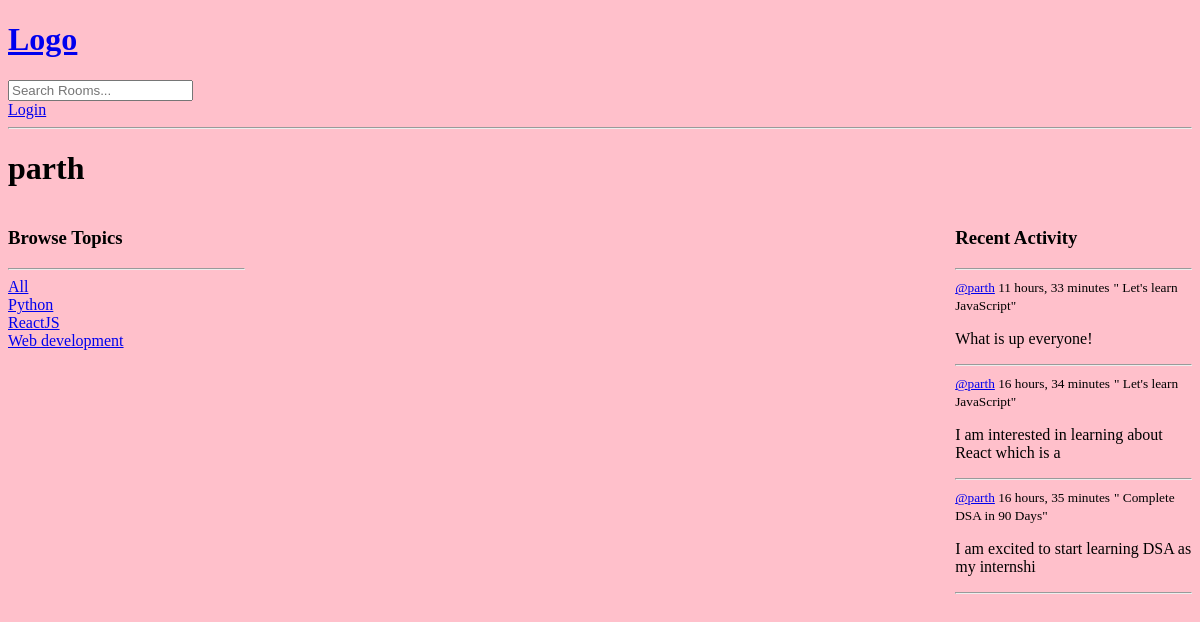
Before: /profile/2/ with the older database file.
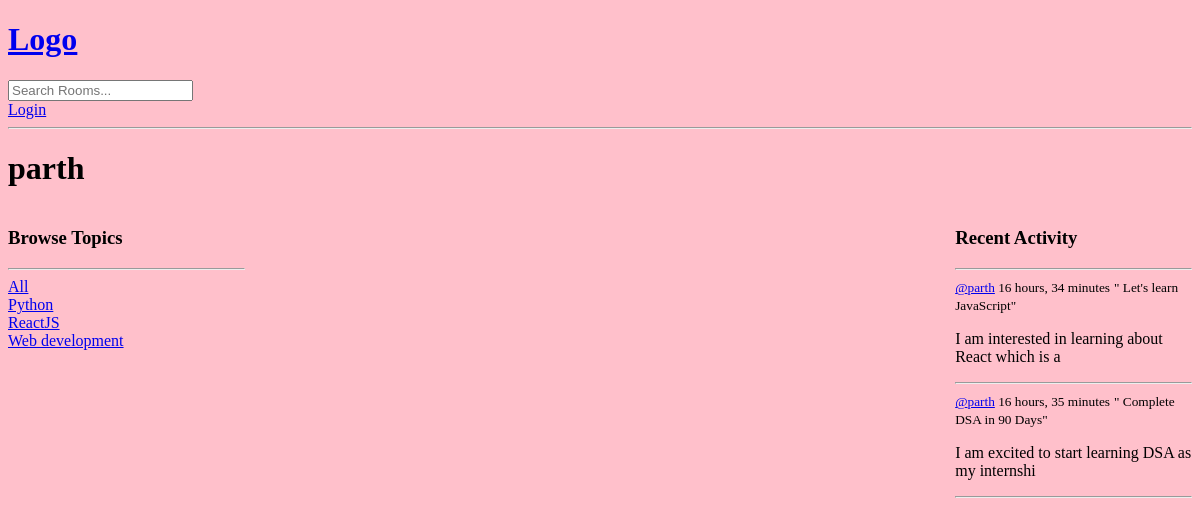
After: the same page with the newer database file.
### base/models.py (models this page shows, shortened)
class Topic(models.Model):
    name = models.CharField(max_length=200)

class Message(models.Model):
    user = models.ForeignKey(User, on_delete=models.CASCADE)
    room = models.ForeignKey(Room, on_delete=models.CASCADE)
    body = models.TextField()
    updated = models.DateTimeField(auto_now=True)
    created = models.DateTimeField(auto_now_add=True)
    class Meta:
        ordering = ['-updated', '-created']
    def __str__(self):
        return self.body[0:50]

class Room(models.Model):
    host = models.ForeignKey(User, null=True, on_delete=models.SET_NULL)
    topic = models.ForeignKey(Topic, null=True, on_delete=models.SET_NULL)
    name = models.CharField(max_length=200)
    description = models.TextField(null=True, blank=True)
    participants = models.ManyToManyField(User, related_name='participants', blank=True)
    updated = models.DateTimeField(auto_now=True)
    created = models.DateTimeField(auto_now_add=True)
    class Meta:
        ordering = ['-updated', '-created']
    def __str__(self):
        return self.name

### base/views.py (the view)
# urls.py: path('profile/<str:pk>/', views.userProfile, name='user-profile'),
def userProfile(request, pk):
    user = User.objects.get(id=pk)
    rooms = user.room_set.all()
    room_messages = user.message_set.all()
    topics = Topic.objects.all()
    context = {'user': user, 'rooms': rooms, 'room_messages': room_messages, 'topics': topics}
    return render(request, 'base/profile.html', context)

### base/templates/base/profile.html (shortened to what this page needs)
{% extends 'main.html' %}
{% block content %}
<h1>{{user.username}}</h1>
<div class="profile-container">
    <div>
        {% include 'base/topics_component.html' %}
    </div>
    <div>
    </div>
    <div>
        {% include 'base/activity_component.html' %}
    </div>
</div>
{% endblock %}

### base/templates/base/topics_component.html
<h3>Browse Topics</h3>
        <hr>
        <div>
            <a href="{% url 'home' %}">All</a>
        </div>
        {% for topic in topics %}
            <div>
                <a href="{% url 'home' %}?q={{topic.name}}">{{topic.name}}</a>
            </div>
        {% endfor %}

### base/templates/base/activity_component.html (shortened to what this page needs)
    <h3>Recent Activity</h3>
        <hr>
        {% for message in room_messages %}
            <div>
                <small><a href="{% url 'user-profile' message.user.id %}">@{{message.user}}</a> {{message.created|timesince}}</small>
                <small>" {{message.room}}"</small>
                <p>{{message}}</p>
                <hr>
            </div>
        {% endfor %}

Changed rows visible on the page:
removed Message: user "parth", created "11 hours, 33 minutes", room "Let's learn JavaScript", body "What is up everyone!"
